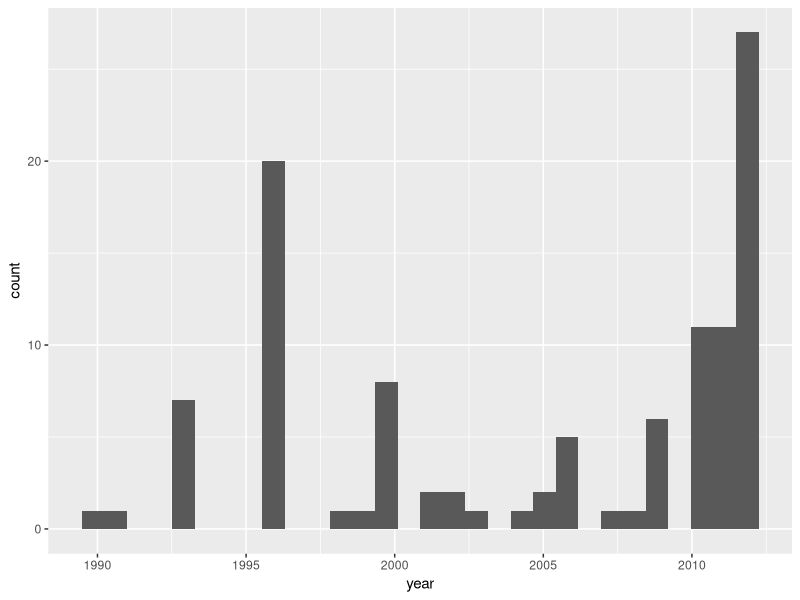

Generate this figure with R:
# created 8/4/2024
# purpose: process weather from AGRO weather station
# notes:

# added to package 15 oct 2024

library(tidyverse)
library(lubridate)

rm(list = ls())

# get data from
# https://agro-web11t.uni.au.dk/klimadb/

# agro climate data -------------------------------------------------------

#--1990-2012
wraw <- 
  read_csv("data-raw/04_wea/wea/1990-2013 AGRO-slagelse-US.csv") %>% 
  rename(prec = prec08) %>% 
  mutate(date2 = ymd(date),
         doy = yday(date),
         year = year(date),
         station = 613500)  %>% 
  filter(year != 2013) #--only have jan 1 for that year

summary(wraw)
#--why are things characters?
#--because there are a lot of 'null' cells. So it is fine to replace those with NA

tst <- 
  wraw %>% 
  mutate(minte2 = as.numeric(minte))

tst2 <- 
  tst %>% 
  filter(is.na(minte2))

#--are there more NAs in a given year?
#--hmmm maybe this data isn't worth it
#--could take averages of every other year and fill them in I guess
tst2 %>% 
  mutate(year = year(date)) %>% 
  ggplot(aes(year)) + 
  geom_histogram()


# 1. change char to numeric -----------------------------------------------

w1 <- 
  wraw %>% 
  mutate_if(is.character, as.numeric) 


# 2. replace NAs with averages from all other years -----------------------

w2 <- 
  w1 %>%
  group_by(doy) %>% 
  mutate(minte_avg = mean(minte, na.rm = T),
         maxte_avg = mean(maxte, na.rm = T),
         temp_avg = mean(temp, na.rm = T),
         prec_avg = mean(prec, na.rm = T)) %>% 
  pivot_longer(minte:prec) %>% 
  mutate(value = case_when(
    (is.na(value) & name == "minte") ~ minte_avg,
    (is.na(value) & name == "maxte") ~ maxte_avg,
    (is.na(value) & name == "temp") ~ temp_avg,
    (is.na(value) & name == "prec") ~ prec_avg,
    TRUE ~ value
  )) %>% 
  pivot_wider(names_from = name, values_from = value)

#--it worked, confirms
w2 %>% 
  filter(is.na(minte))


# write it ----------------------------------------------------------------
tmp.wea1 <- 
  w2 %>% 
  mutate(dataset = 1) %>% 
  select(dataset, station, date2, doy, year, minte, maxte, temp, prec)

tmp.wea1 %>% 
  write_csv("data-raw/04_wea/tmp.wea1.csv")
